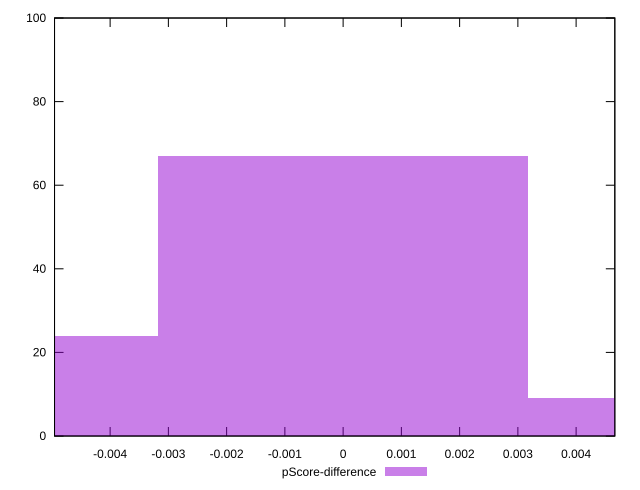

This chart was generated by the following gnuplot code:
reset

$pScoreDifference <<EOF
-0.006354073949531469 24
0.006354073949531469 9
0 67
EOF

set key outside below
set boxwidth 0.006354073949531469
set xrange [-0.004954404027099013:0.004664493803696601]
set yrange [0:100]
set trange [0:100]
set style fill transparent solid 0.5 noborder
set terminal svg size 640, 490 enhanced background rgb 'white'
set output "reports/report_00033_2021-03-01T14-23-16.841Z/total-blocking-time/samples/astro-inner-cached/pScore-difference/histogram.svg"

plot $pScoreDifference title "pScore-difference" with boxes

reset
